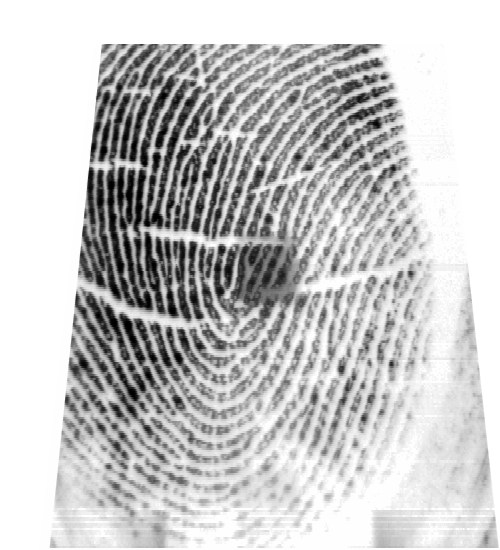
#> input picture Lab4and5/BTLab_Fingerprints/left_thumb/1.bmp, 500 x 550 px, found by its file name
$ jupyter execute --allow-errors Lab04-Fingerprint1-2023W.ipynb
#> lines starting #> are read from the running program, lines starting #| are printed output that depends on the picture
<!-- DON'T EDIT THIS CELL! -->
<!-- TYPE SHIFT+ENTER AND GO TO THE NEXT CELL -->

<center>
    <h1>Laboratory Experiment #4</h1>
    <h3>Fingerprint Biometrics - Part I: Preprocessing and Feature Extraction</h3>
</center>

[cell 1]
import skimage
import os
import math
print('The scikit-skimage version is {}.'.format(skimage.__version__))

[cell 2]
import cv2 as cv
import numpy as np

# NOTE: We are using Scikit-Image version 0.18.3
# If you have a version different from that, please open your Anaconda prompt and type:
# conda install -c anaconda scikit-image=0.18.3

from skimage.io import imread
from skimage.util import img_as_ubyte
from skimage.exposure import equalize_hist, equalize_adapthist
from skimage.filters import median
from skimage.measure import find_contours

from scipy.signal.signaltools import wiener

from utils.poincare import calculate_singularities
from utils.segmentation import segmentation
from utils.normalization import normalize
from utils.gabor_filter import gabor_filter
from utils.frequency import ridge_freq
from utils.orientation import calculate_angles, visualize_angles
from utils.crossing_number import calculate_minutiae
from utils.skeletonize import skeletonize
from utils.MatchGaborFeat import MatchGaborFeat
from utils.align2 import align2
from utils.match import match

import matplotlib.pyplot as plt
from matplotlib.patches import Rectangle
import matplotlib as mpl
# setting the default colormap for images only
mpl.rc('image', cmap='gray')

[cell 3]
# is necessary to convert to uint to have the range 0-255
# some images might to return as 0-1
img = img_as_ubyte(imread(os.getcwd() + '/BTLab_Fingerprints/right_thumb/1.bmp', as_gray=True))
#> img: shape (550, 500); min 0, max 255, mean 199.7

# copying the original image in case to use later on
input_img = img.copy()

print(np.min(img), np.max(img))
#| 0 255

plt.imshow(img);

### Preprocessing

#### Histogram Equalization

[cell 4]
# equalize functions return a float adata 0-1
# to se as uint8 is necessary to convert
img_eq1 = img_as_ubyte(equalize_hist(img))
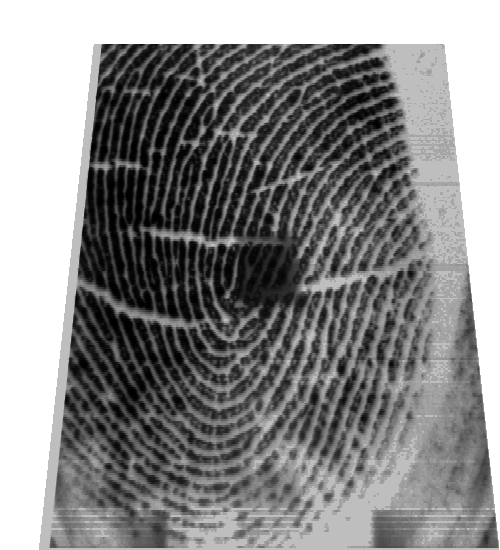
#> img_eq1: shape (550, 500); min 0, max 255, mean 136.8
img_eq2 = img_as_ubyte(equalize_adapthist(img))
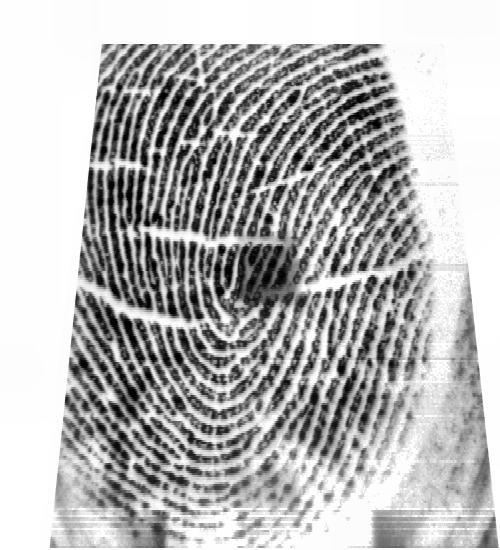
#> img_eq2: shape (550, 500); min 0, max 255, mean 183

plt.figure(figsize=(14,6))
plt.subplot(2,3,1)
plt.imshow(img); plt.title('Original image')
plt.subplot(2,3,2)
plt.imshow(img_eq1); plt.title('Regular equalization')
plt.subplot(2,3,3)
plt.imshow(img_eq2); plt.title('Adaptive Equalization');
plt.subplot(2,3,4)
plt.hist(img.ravel(), bins=20, density=True)
plt.xlabel('Pixel intensity')
plt.subplot(2,3,5)
plt.hist(img_eq1.ravel(), bins=20, density=True)
plt.xlabel('Pixel intensity')
plt.subplot(2,3,6)
plt.hist(img_eq2.ravel(), bins=20, density=True)
plt.xlabel('Pixel intensity');
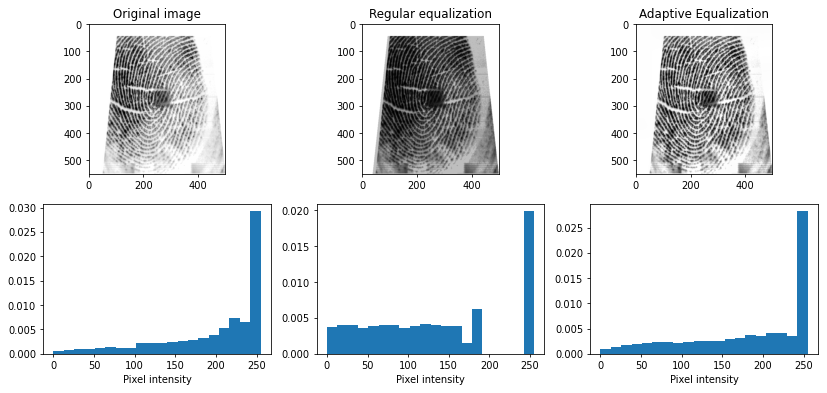
#> figure drawn by matplotlib, 6 panels; panel 4: tallest bar 0.0293 high, from x = 242.2 to 255; panel 5: tallest bar 0.0199 high, from x = 242.2 to 255; panel 6: tallest bar 0.0283 high, from x = 242.2 to 255

#### De-noising

[cell 5]
# two different denoising filters are applyed.
# you should chose one

# Wiener filter needs the input image as float (not uint8)
# the (5,5) corresponds to the sized of the window to considered during the processing.
img_wiener = wiener(img.astype('float'), (5,5))
# is necessary to convert the output back to uint8.
# some additional steps are necessary to have it in 0-255.
img_wiener = img_as_ubyte((img_wiener-np.min(img_wiener))/(np.max(img_wiener)-np.min(img_wiener)))

# with the Median filter is not necessary to convert back to uint8
img_median = median(img)

plt.figure(figsize=(12,8))
plt.subplot(1,3,1)
plt.imshow(img); plt.title('Original image')
plt.subplot(1,3,2)
plt.imshow(img_wiener); plt.title('Wiener filter')
plt.subplot(1,3,3)
plt.imshow(img_median); plt.title('Median filter');
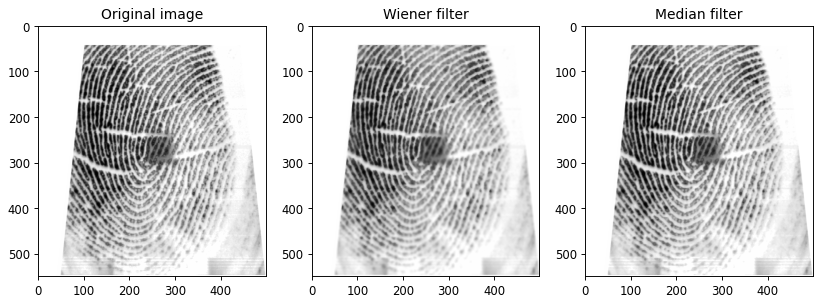
#> figure drawn by matplotlib, 3 panels

$ run again, with Lab4and5/BTLab_Fingerprints/left_thumb/11.bmp copied over Lab4and5/BTLab_Fingerprints/left_thumb/1.bmp
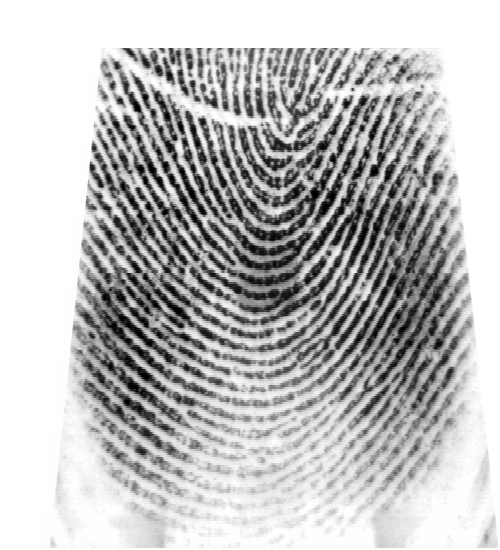
#> input picture Lab4and5/BTLab_Fingerprints/left_thumb/11.bmp, 500 x 550 px, found by its file name
#| 0 255
#> `img_eq1 = img_as_ubyte(equalize_hist(img))`:
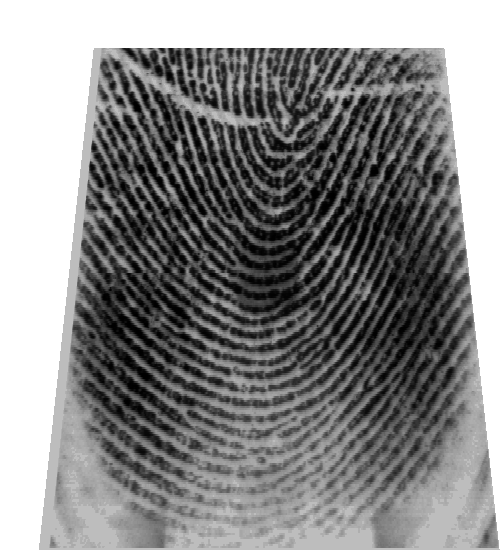
#> img_eq1: shape (550, 500); min 0, max 255, mean 136.7
#> `img_wiener = wiener(img.astype('float'), (5,5))`:
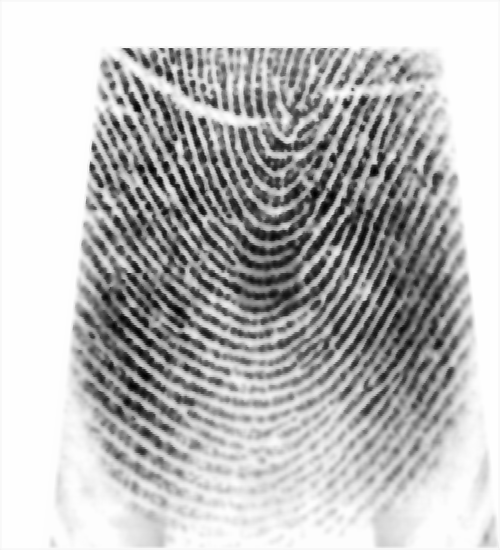
#> img_wiener: shape (550, 500) float64; min 1.32, max 255, mean 189; drawn with min black and max white

$ run again, with Lab4and5/BTLab_Fingerprints/left_thumb/12.bmp copied over Lab4and5/BTLab_Fingerprints/left_thumb/1.bmp
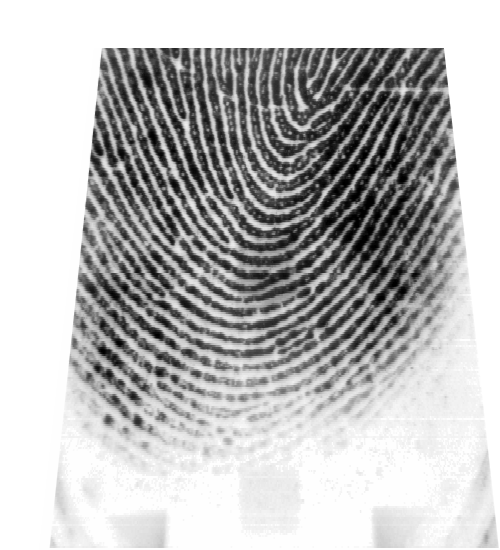
#> input picture Lab4and5/BTLab_Fingerprints/left_thumb/12.bmp, 500 x 550 px, found by its file name
#| 0 255
#> `img_eq1 = img_as_ubyte(equalize_hist(img))`:
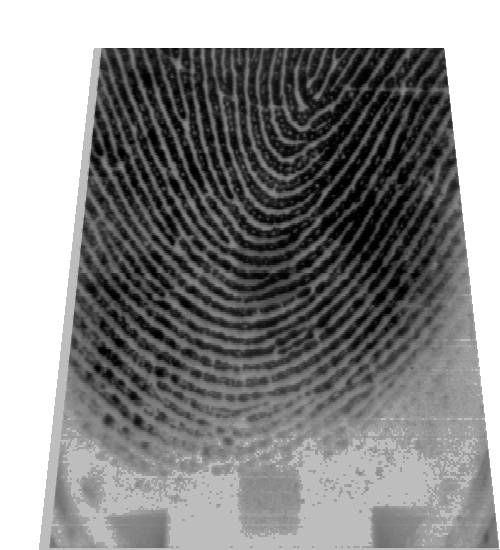
#> img_eq1: shape (550, 500); min 0, max 255, mean 137.5
#> `[cell 5] # two different denoising filters are applyed. # you should c..`:
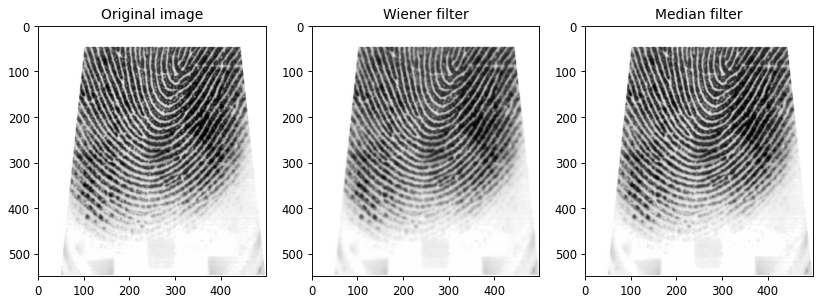
#> figure drawn by matplotlib, 3 panels

$ run again, with Lab4and5/BTLab_Fingerprints/left_thumb/14.bmp copied over Lab4and5/BTLab_Fingerprints/left_thumb/1.bmp
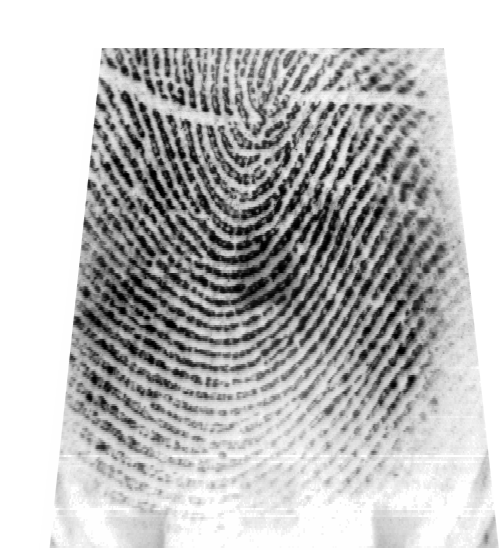
#> input picture Lab4and5/BTLab_Fingerprints/left_thumb/14.bmp, 500 x 550 px, found by its file name
#| 0 255
#> `img_eq1 = img_as_ubyte(equalize_hist(img))`:
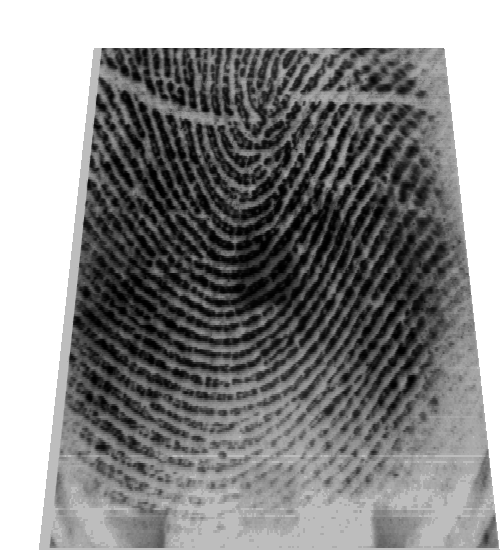
#> img_eq1: shape (550, 500); min 0, max 255, mean 136.8
#> `[cell 5] # two different denoising filters are applyed. # you should c..`:
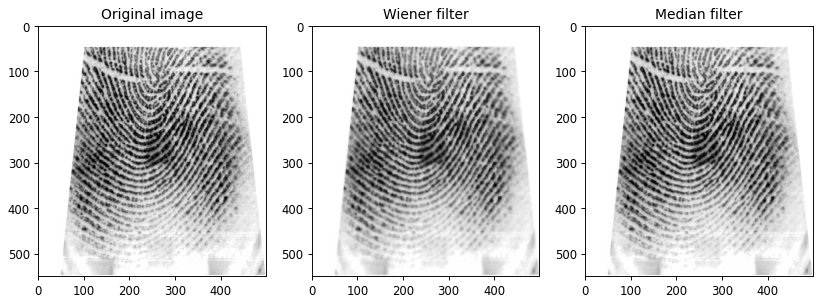
#> figure drawn by matplotlib, 3 panels
